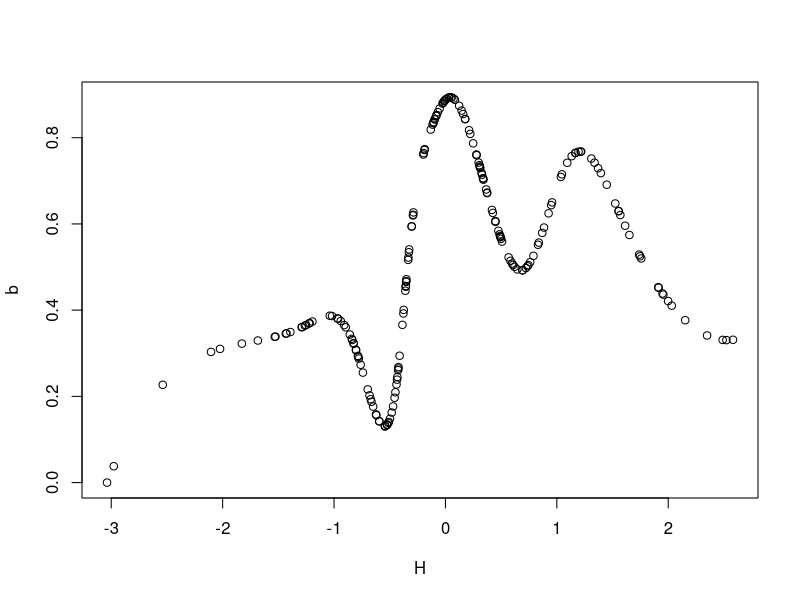
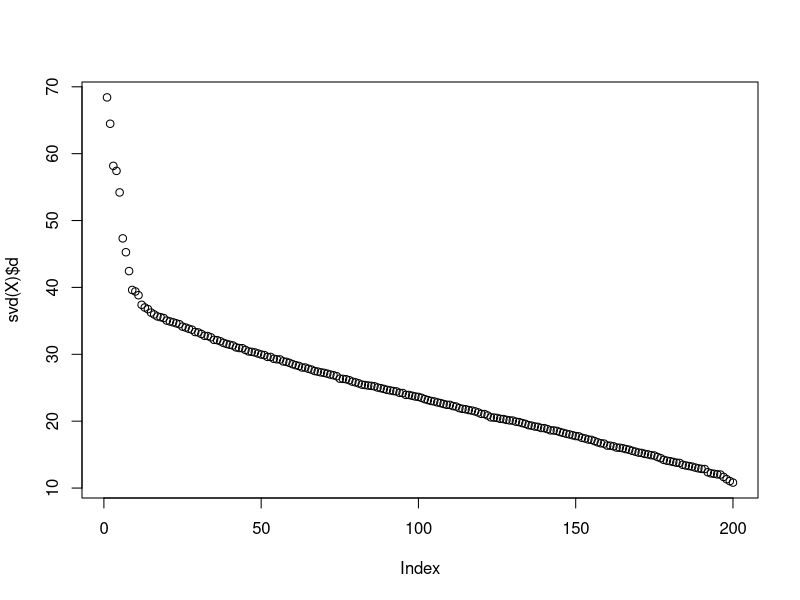

Here is the R script that generated these plots, in order:
# nonlinear confounding
library(splines)

n <- 200
p <- 600

E <- matrix(rnorm(n*p), ncol=p)

H <- rnorm(n)

# size of the b-spline basis.
df <- 15

#use b-spline basis to generate "random function" from R to R^p
bb <- bs(H, df = df, intercept=F)

# visualize a random function generated in this way.
w <- runif(df)
b <- bb%*%w
plot(H, b)

Gam <- matrix(runif(p*df, min=-1, max=1), ncol=df)

X <- bb%*%t(Gam)+E

svd(X)$d
plot(svd(X)$d)

#we see many spikes even though q=1